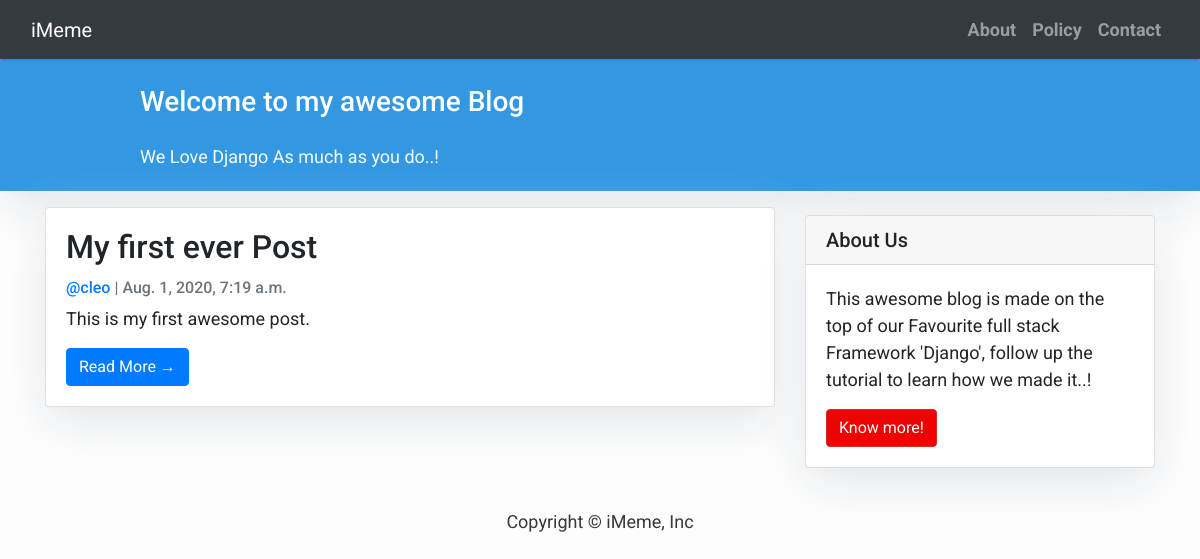
The app's page /, older data.
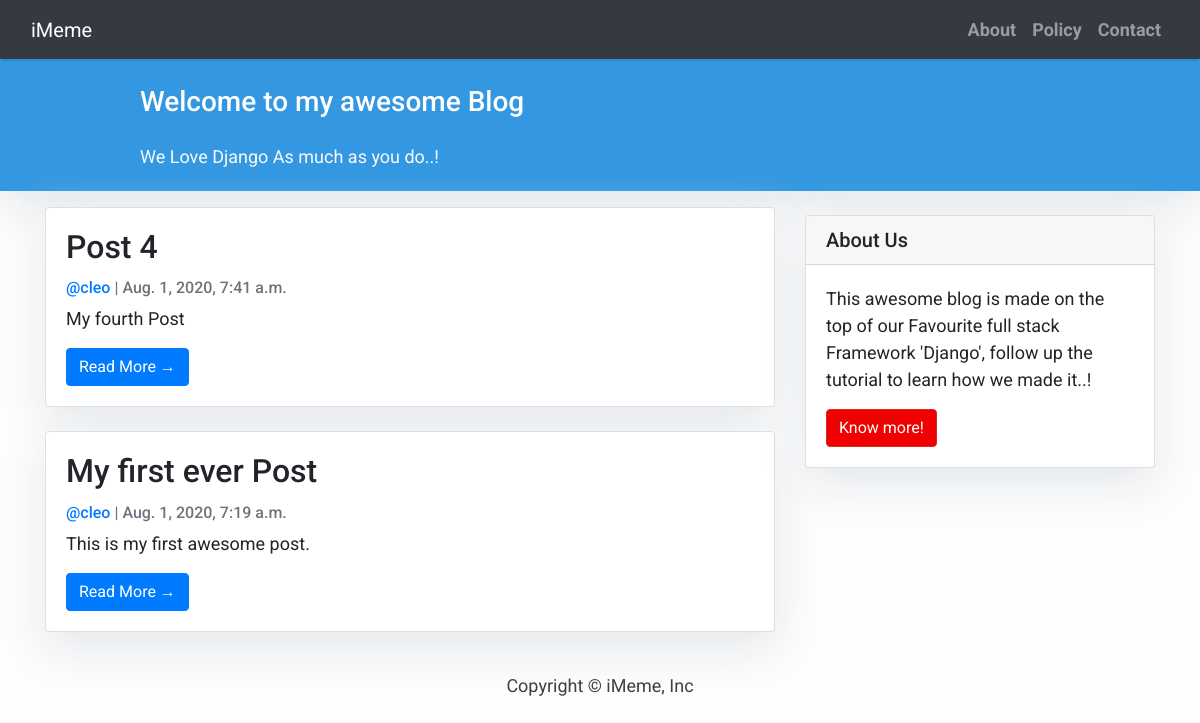
The same page, newer data.
### iblog/models.py (models this page shows, shortened)
class Post(models.Model):
	title = models.CharField(max_length=200, unique=True)
	slug = models.SlugField(max_length=200, unique=True)
	author = models.ForeignKey(User, on_delete=models.CASCADE, related_name='blog_posts')
	updated_on = models.DateTimeField(auto_now=True)
	content = models.TextField()
	created_on = models.DateTimeField(auto_now_add=True)
	status = models.IntegerField(choices=STATUS, default=0)
	class Meta:
		ordering = ['-created_on']

### iblog/views.py (the view)
# urls.py: path('', views.PostList.as_view(), name='home'),
class PostList(generic.ListView):
	queryset = Post.objects.filter(status=1).order_by('-created_on')
	template_name = 'index.html'

### templates/index.html (shortened to what this page needs)
{% extends "base.html" %}
{% block content %}
<header class="masthead">
    <div class="container">
        <div class="row">
            <div class=" col-md-8 col-md-10 mx-auto">
                <div class="site-heading">
                    <h3 class=" site-heading my-4 mt-3 text-white"> Welcome to my awesome Blog </h3>
                    <p class="text-light">We Love Django As much as you do..! &nbsp
                    </p>
                </div>
            </div>
        </div>
    </div>
</header>
<div class="container">
    <div class="row">
        <div class="col-md-8 mt-3 left">
            {% for post in post_list %}
            <div class="card mb-4">
                <div class="card-body">
                    <h2 class="card-title">{{ post.title }}</h2>
                    <p class="card-text text-muted h6"><a href="#">@{{ post.author }}</a> | {{ post.created_on }} </p>
                    <p class="card-text">{{ post.content|slice:":100" }}</p>
                    <a href="{% url 'post_detail' post.slug  %}" class="btn btn-primary">Read More &rarr;</a>
                </div>
            </div>
            {% endfor %}
        </div>
        {% include 'sidebar.html' %}
    </div>
</div>
{% endblock %}

### templates/base.html (shortened to what this page needs)
<!DOCTYPE html>
<html>
    <head>
        <link rel="stylesheet" href="https://maxcdn.bootstrapcdn.com/bootstrap/4.0.0/css/bootstrap.min.css"
 />
    </head>
    <body>
        <nav class="navbar navbar-expand-lg navbar-dark bg-dark shadow" id="mainNav">
            <div class="container-fluid">
                <a class="navbar-brand" href="{% url 'home' %}">iMeme</a>
                <div class="collapse navbar-collapse" id="navbarResponsive">
                    <ul class="navbar-nav ml-auto">
                        <li class="nav-item text-black">
                            <a class="nav-link text-black font-weight-bold" href="#">About</a>
                        </li>
                        <li class="nav-item text-black">
                            <a class="nav-link text-black font-weight-bold" href="#">Policy</a>
                        </li>
                        <li class="nav-item text-black">
                            <a class="nav-link text-black font-weight-bold" href="#">Contact</a>
                        </li>
                    </ul>
                </div>
            </div>
        </nav>
        {% block content %}{% endblock content %}
        <footer class="py-3 bg-grey">
            <p class="m-0 text-dark text-center ">Copyright &copy; iMeme, Inc</p>
        </footer>
    </body>
</html>

### templates/sidebar.html (shortened to what this page needs)
{% block sidebar %}
    <div class="col-md-4 float-right ">
    <div class="card my-4">
            <h5 class="card-header">About Us</h5>
        <div class="card-body">
            <p class="card-text"> This awesome blog is made on the top of our Favourite full stack Framework 'Django', follow up the tutorial to learn how we made it..!</p>
            <a href="https://djangocentral.com/building-a-blog-application-with-django"
               class="btn btn-danger">Know more!</a>
        </div>
    </div>
    </div>
{% endblock sidebar %}

### templates/base.html (style rules this page uses)
body { font-family: "Roboto", sans-serif; font-size: 17px; background-color: #fdfdfd; }
.shadow { box-shadow: 0 4px 2px -2px rgba(0, 0, 0, 0.1); }
.btn-danger { color: #fff; background-color: #f00000; border-color: #dc281e; }
.masthead { background: #3398E1; height: auto; padding-bottom: 5px; box-shadow: 0 16px 48px #E3E7EB; padding-top: 2px; }

### templates/index.html (style rules this page uses)
body { font-family: "Roboto", sans-serif; font-size: 18px; background-color: #fdfdfd; }
.card { box-shadow: 0 16px 48px #E3E7EB; }

### templates/sidebar.html (style rules this page uses)
.card { box-shadow: 0 16px 48px #E3E7EB; }

Row changes from the older to the newer data that the page shows:
added Post: title "Post 4", author "cleo", created_on "Aug. 1, 2020, 7:41 a.m.", content "My fourth Post"
